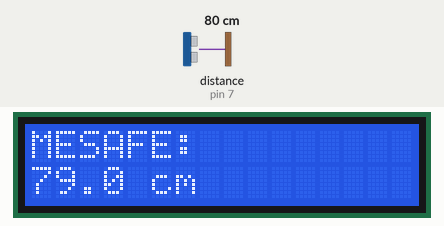
The sketch below on a simulated Arduino Uno, built with avr-gcc and run on an emulated ATmega328P. Parts: 16×2 character LCD. Wiring (inferred from the names in the program): ultrasonic range finder: trigger pin 6; echo pin 7. Inputs (shaded band) come from the test bench; at power-on: distance to the obstacle (sensor on pin 7) 80 cm. The echo pulse lasts 58.3 µs per cm; what the sketch prints to the serial monitor is not drawn.

Above: at 3.2 s.
3.3 s: distance to the obstacle (sensor on pin 7) set to 4 cm
At 4.1 s:
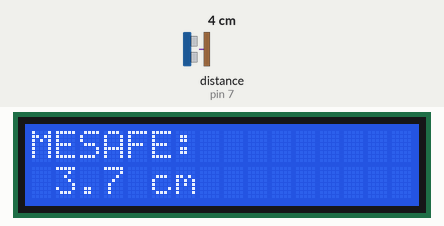
5.1 s: distance to the obstacle (sensor on pin 7) set to 2 cm
At 6.0 s:
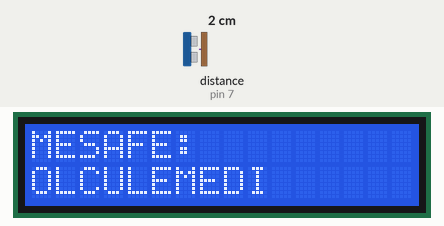
6.6 s: distance to the obstacle (sensor on pin 7) set to 9 cm
At 7.8 s:
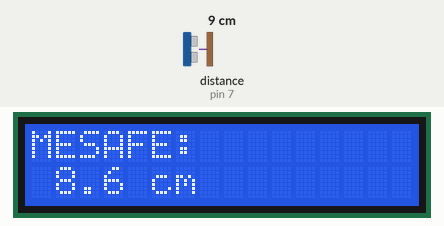
Timing chart, 0 to 9.6 s (numbered marks = the images above; inputs shaded):
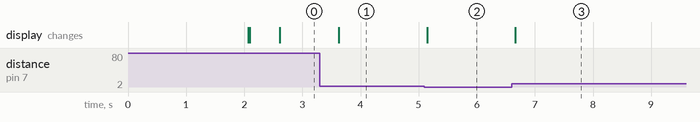

The sketch:

mesafe3_LCD.ino
```cpp
#include <LiquidCrystal.h>

// LCD pin bağlantıları (RS, E, D4, D5, D6, D7)
LiquidCrystal lcd(12, 11, 5, 4, 3, 2);

// Ultrasonik sensör pinleri
const int trigPin = 6;
const int echoPin = 7;

void setup() {
  // Seri haberleşmeyi başlat
  Serial.begin(9600);

  // Ultrasonik sensör pinlerini ayarla
  pinMode(trigPin, OUTPUT);
  pinMode(echoPin, INPUT);

  // LCD'yi başlat (16 karakter x 2 satır)
  lcd.begin(16, 2);

  // Başlangıç mesajı
  lcd.clear();
  lcd.setCursor(0, 0);
  lcd.print("MESAFE OLCME");
  lcd.setCursor(0, 1);
  lcd.print("HC-SR04 + LCD");

  delay(2000); // 2 saniye bekle

  // Temizle ve hazır mesajı göster
  lcd.clear();
  lcd.setCursor(0, 0);
  lcd.print("Olculuyor...");

  Serial.println("Sistem hazir!");
  Serial.println("HC-SR04 + LCD 1602A");
  Serial.println("===================");
}

void loop() {
  // Mesafeyi ölç
  float mesafe = mesafeOlc();

  // Seri monitöre yaz
  Serial.print("Olculen Mesafe = ");
  Serial.print(mesafe);
  Serial.println(" cm");

  // LCD ekranı güncelle
  lcdEkraniGuncelle(mesafe);

  delay(500); // 0.5 saniye bekle
}

float mesafeOlc() {
  // Trig pinine 10μs HIGH sinyali gönder
  digitalWrite(trigPin, LOW);
  delayMicroseconds(2);
  digitalWrite(trigPin, HIGH);
  delayMicroseconds(10);
  digitalWrite(trigPin, LOW);

  // Echo pininden gelen sinyalin süresini ölç
  long sure = pulseIn(echoPin, HIGH);

  // Mesafeyi hesapla (ses hızı = 340 m/s = 0.034 cm/μs)
  // Mesafe = (Süre * Ses Hızı) / 2
  float mesafe = sure * 0.034 / 2;

  return mesafe;
}

void lcdEkraniGuncelle(float mesafe) {
  lcd.clear();

  // Üst satır: Başlık
  lcd.setCursor(0, 0);
  lcd.print("MESAFE:");

  // Alt satır: Mesafe değeri
  lcd.setCursor(0, 1);

  // Değeri formatla
  if (mesafe >= 400 || mesafe <= 2) {
    lcd.print("OLCULEMEDI");
  } else if (mesafe < 10) {
    // Tek haneli sayılar için
    lcd.print(" ");
    lcd.print(mesafe, 1); // 1 ondalık basamak
    lcd.print(" cm      "); // Boşluklar için
  } else if (mesafe < 100) {
    // Çift haneli sayılar için
    lcd.print(mesafe, 1); // 1 ondalık basamak
    lcd.print(" cm     "); // Boşluklar için
  } else {
    // Üç haneli sayılar için
    lcd.print(mesafe, 0); // Ondalık yok
    lcd.print(" cm    "); // Boşluklar için
  }
}
```

Measured:
- the behaviour switches between 3 and 2 cm on distance to the obstacle (sensor on pin 7) (found by bisection; images 1 and 2)
- after the input at 3.3 s, the display: changes after 0.33 s (image 1)
- after the input at 5.1 s, the display: changes at once (image 2)
- after the input at 6.6 s, the display: changes after 0.06 s (image 3)
